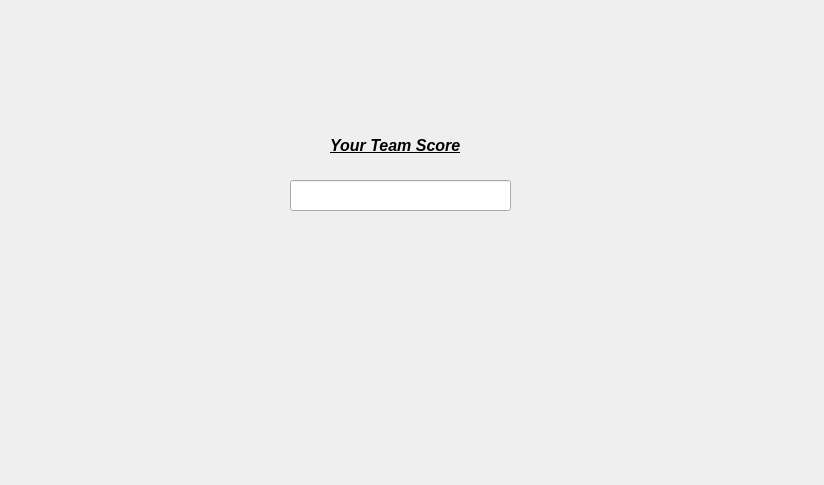
<?xml version="1.0" encoding="UTF-8"?>
<ui version="4.0">
 <class>Form</class>
 <widget class="QWidget" name="Form">
  <property name="geometry">
   <rect>
    <x>0</x>
    <y>0</y>
    <width>824</width>
    <height>485</height>
   </rect>
  </property>
  <property name="windowTitle">
   <string>Form</string>
  </property>
  <widget class="QLabel" name="TeamScore">
   <property name="geometry">
    <rect>
     <x>330</x>
     <y>120</y>
     <width>181</width>
     <height>51</height>
    </rect>
   </property>
   <property name="font">
    <font>
     <pointsize>12</pointsize>
     <weight>75</weight>
     <italic>true</italic>
     <bold>true</bold>
     <underline>true</underline>
    </font>
   </property>
   <property name="text">
    <string>Your Team Score</string>
   </property>
  </widget>
  <widget class="QLineEdit" name="Score">
   <property name="geometry">
    <rect>
     <x>290</x>
     <y>180</y>
     <width>221</width>
     <height>31</height>
    </rect>
   </property>
   <property name="alignment">
    <set>Qt::AlignCenter</set>
   </property>
  </widget>
 </widget>
 <resources/>
 <connections/>
</ui>
